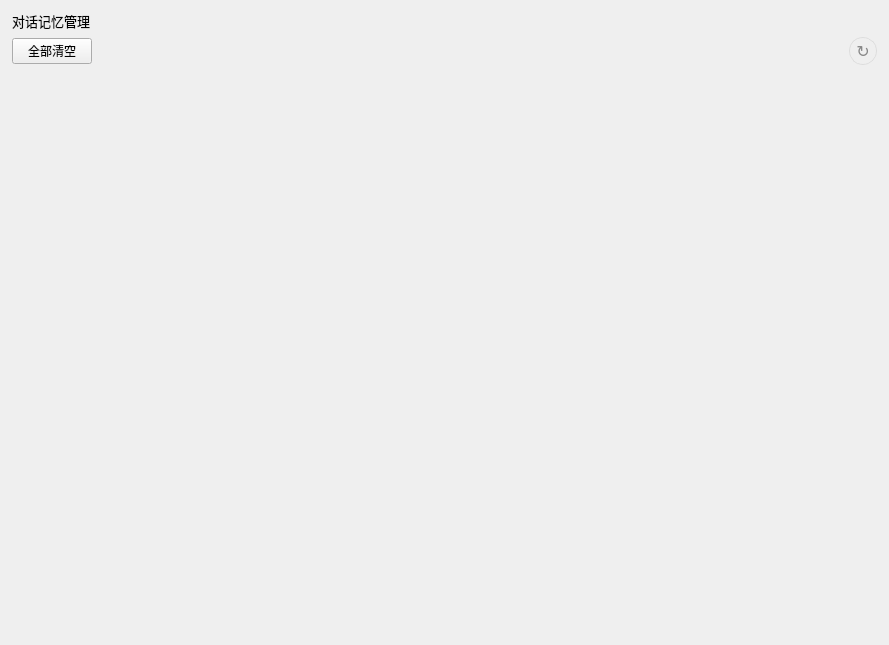
<?xml version="1.0" encoding="UTF-8"?>
<ui version="4.0">
 <class>SettingChild_Memory</class>
 <widget class="QWidget" name="SettingChild_Memory">
  <property name="geometry">
   <rect><x>0</x><y>0</y><width>889</width><height>645</height></rect>
  </property>
  <property name="windowTitle"><string>Form</string></property>
  <layout class="QVBoxLayout" name="verticalLayout">
   <property name="leftMargin"><number>12</number></property>
   <property name="rightMargin"><number>12</number></property>
   <item>
    <widget class="ElaText" name="label_Title">
     <property name="font"><font><pointsize>10</pointsize></font></property>
     <property name="text"><string>对话记忆管理</string></property>
    </widget>
   </item>
   <item>
    <layout class="QHBoxLayout" name="horizontalLayout_Actions">
     <item>
      <widget class="ElaPushButton" name="pushButton_ClearAll">
       <property name="toolTip"><string>清空当前角色的全部对话记忆</string></property>
       <property name="text"><string>全部清空</string></property>
       <property name="minimumHeight"><number>28</number></property>
      </widget>
     </item>
     <item>
      <spacer name="horizontalSpacer_Actions">
       <property name="orientation"><enum>Qt::Horizontal</enum></property>
       <property name="sizeHint" stdset="0"><size><width>40</width><height>20</height></size></property>
      </spacer>
     </item>
     <item>
      <widget class="QPushButton" name="pushButton_Refresh">
       <property name="toolTip"><string>刷新对话记忆列表</string></property>
       <property name="text"><string>↻</string></property>
       <property name="minimumSize"><size><width>28</width><height>28</height></size></property>
       <property name="maximumSize"><size><width>28</width><height>28</height></size></property>
       <property name="styleSheet">
        <string notr="true">QPushButton {
    background: transparent;
    border: 1px solid #ddd;
    border-radius: 14px;
    font-size: 16px;
    color: #888;
}
QPushButton:hover {
    background: #e8e8e8;
    border-color: #bbb;
    color: #333;
}</string>
       </property>
      </widget>
     </item>
    </layout>
   </item>
   <item>
    <widget class="QScrollArea" name="scrollArea_Memory">
     <property name="frameShape"><enum>QFrame::NoFrame</enum></property>
     <property name="widgetResizable"><bool>true</bool></property>
     <property name="styleSheet">
      <string notr="true">QScrollArea { border: none; background: transparent; }
QScrollBar:vertical { border: none; background: transparent; width: 8px; }
QScrollBar::handle:vertical { background: rgba(136,136,136,0.5); border-radius: 4px; }
QScrollBar::add-line:vertical, QScrollBar::sub-line:vertical { height: 0px; }</string>
     </property>
     <widget class="QWidget" name="widget_MemoryContainer">
      <property name="geometry"><rect><x>0</x><y>0</y><width>855</width><height>100</height></rect></property>
      <layout class="QVBoxLayout" name="verticalLayout_Memory">
       <property name="leftMargin"><number>0</number></property>
       <property name="rightMargin"><number>0</number></property>
       <property name="topMargin"><number>0</number></property>
       <property name="bottomMargin"><number>0</number></property>
       <property name="spacing"><number>4</number></property>
      </layout>
     </widget>
    </widget>
   </item>
   <item>
    <spacer name="verticalSpacer">
     <property name="orientation"><enum>Qt::Vertical</enum></property>
     <property name="sizeHint" stdset="0">
      <size><width>20</width><height>40</height></size>
     </property>
    </spacer>
   </item>
  </layout>
 </widget>
 <customwidgets>
  <customwidget><class>ElaText</class><extends>QLabel</extends><header>ElaText.h</header></customwidget>
  <customwidget><class>ElaPushButton</class><extends>QPushButton</extends><header>ElaPushButton.h</header></customwidget>
  <customwidget><class>ElaScrollPageArea</class><extends>QWidget</extends><header>ElaScrollPageArea.h</header><container>1</container></customwidget>
 </customwidgets>
 <resources/>
 <connections/>
</ui>
